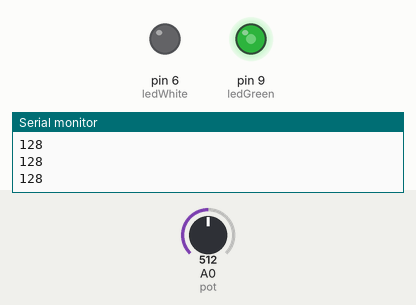
This sketch was run on a simulated Arduino Uno, built with avr-gcc and run on an emulated ATmega328P. Shown: output pins drawn as LEDs (lit = HIGH), the last lines printed to the serial monitor. Inputs (shaded band) come from the test bench; at power-on: A0 (pot) = 512.

Above: at 1.2 s.
1.3 s: A0 (pot) set to 716
At 2.5 s:
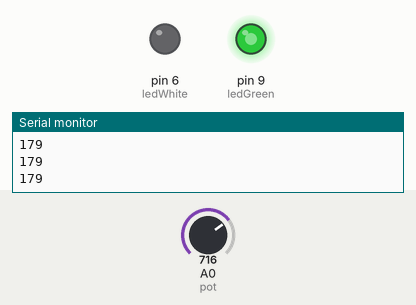
2.8 s: A0 (pot) set to 900
At 3.9 s:
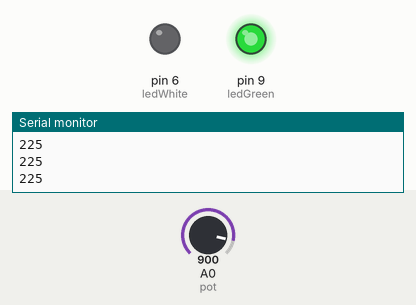
4.3 s: A0 (pot) set to 122
At 4.9 s:
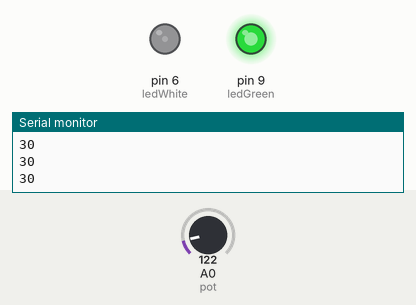
5.8 s: A0 (pot) set to 306
At 6.1 s:
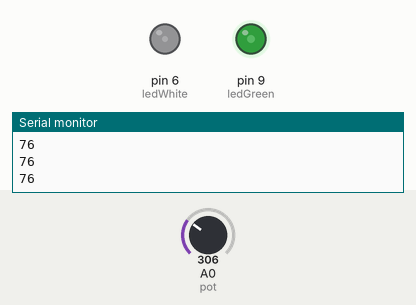
Timing chart, 0 to 8.3 s (numbered marks = the images above; inputs shaded):
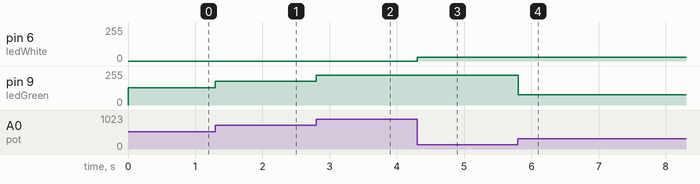

Measured:
- after the input at 1.3 s, pin 9 (ledGreen): 128/255 → 179/255 at once
- after the input at 2.8 s, pin 9 (ledGreen): 179/255 → 225/255 at once
- after the input at 4.3 s, pin 6 (ledWhite): 0/255 → 30/255 at once
- after the input at 5.8 s, pin 9 (ledGreen): 225/255 → 76/255 at once

The sketch:

force_press.ino
```cpp
const int ledGreen = 9;       // pin that the LED is attached to
const int ledWhite = 6;
int analogValue = 0;        // value read from the pot
int brightness = 0;         // PWM pin that the LED is on.

void setup() {
// initialize serial communications at 9600 bps:
    Serial.begin(9600);
    // declare the led pin as an output:
    pinMode(ledGreen, OUTPUT);
    pinMode(ledWhite, OUTPUT);
}
void loop() {
analogValue = analogRead(A0);    // read the pot value
    brightness = analogValue /4;       //divide by 4 to fit in a byte
    if (brightness >= 70){
    analogWrite(ledGreen, brightness);   // PWM the LED with the brightness value
    }else if (brightness <= 70){
      analogWrite(ledWhite, brightness);
      }
    Serial.println(brightness);        // print the brightness value back to the serial monitor
}
```
